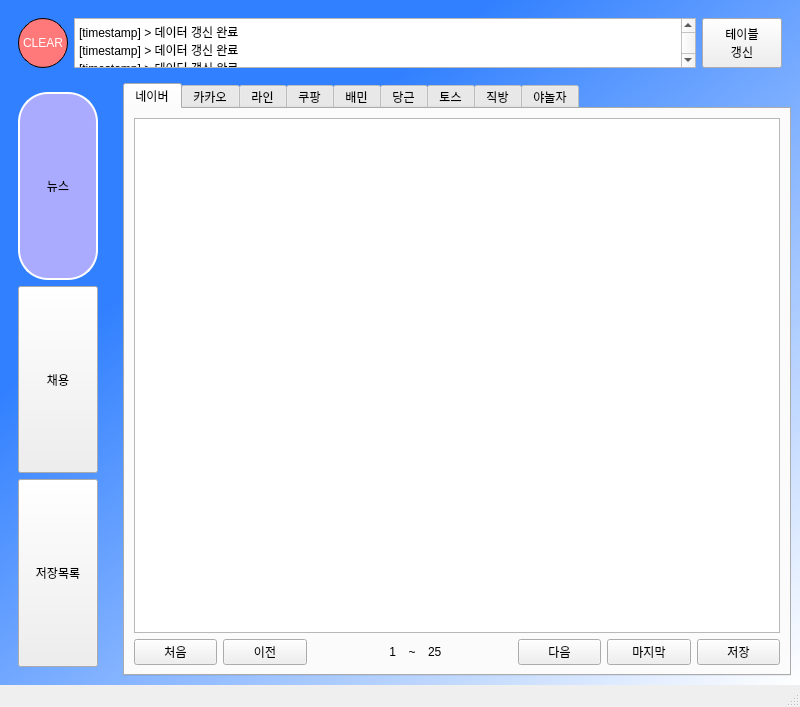
<?xml version="1.0" encoding="UTF-8"?>
<ui version="4.0">
 <class>MainWindow</class>
 <widget class="QMainWindow" name="MainWindow">
  <property name="geometry">
   <rect>
    <x>0</x>
    <y>0</y>
    <width>800</width>
    <height>707</height>
   </rect>
  </property>
  <property name="windowTitle">
   <string>MainWindow</string>
  </property>
  <widget class="QWidget" name="main_widget">
   <property name="enabled">
    <bool>true</bool>
   </property>
   <property name="styleSheet">
    <string notr="true">QWidget#main_widget{
background-color:qlineargradient(spread:pad, x1:0.318, y1:0.273, x2:1, y2:1, stop:0 rgba(49, 128, 255, 255), stop:1 rgba(255, 255, 255, 255));}</string>
   </property>
   <layout class="QGridLayout" name="gridLayout_2">
    <item row="0" column="0">
     <layout class="QVBoxLayout" name="verticalLayout">
      <item>
       <widget class="QFrame" name="formFrame">
        <property name="sizePolicy">
         <sizepolicy hsizetype="Preferred" vsizetype="Fixed">
          <horstretch>0</horstretch>
          <verstretch>0</verstretch>
         </sizepolicy>
        </property>
        <property name="minimumSize">
         <size>
          <width>0</width>
          <height>50</height>
         </size>
        </property>
        <layout class="QGridLayout" name="gridLayout_5">
         <item row="0" column="0">
          <widget class="QPushButton" name="pushButton">
           <property name="minimumSize">
            <size>
             <width>0</width>
             <height>50</height>
            </size>
           </property>
           <property name="styleSheet">
            <string notr="true">QPushButton{
	background-color: rgb(255, 120, 122);
	border-style: outset;
	border-width: 1px;
	border-radius: 25px;
	border-color: black;
	padding: 4px;
	color: rgb(255, 255, 255);
}



QPushButton::pressed{
	background-color : qradialgradient(spread:pad, cx:0.5, cy:0.5, radius:0.5, fx:0.506, fy:0.506, stop:0.1875 rgba(255, 43, 0, 255), stop:1 rgba(0, 0, 0, 255));
	border-color: white;
}</string>
           </property>
           <property name="text">
            <string>CLEAR</string>
           </property>
          </widget>
         </item>
         <item row="0" column="1">
          <widget class="QTextEdit" name="textEdit">
           <property name="sizePolicy">
            <sizepolicy hsizetype="Expanding" vsizetype="Ignored">
             <horstretch>0</horstretch>
             <verstretch>0</verstretch>
            </sizepolicy>
           </property>
           <property name="minimumSize">
            <size>
             <width>0</width>
             <height>50</height>
            </size>
           </property>
           <property name="html">
            <string>&lt;!DOCTYPE HTML PUBLIC &quot;-//W3C//DTD HTML 4.0//EN&quot; &quot;http://www.w3.org/TR/REC-html40/strict.dtd&quot;&gt;
&lt;html&gt;&lt;head&gt;&lt;meta name=&quot;qrichtext&quot; content=&quot;1&quot; /&gt;&lt;style type=&quot;text/css&quot;&gt;
p, li { white-space: pre-wrap; }
&lt;/style&gt;&lt;/head&gt;&lt;body style=&quot; font-family:'Gulim'; font-size:9pt; font-weight:400; font-style:normal;&quot;&gt;
&lt;p style=&quot; margin-top:0px; margin-bottom:0px; margin-left:0px; margin-right:0px; -qt-block-indent:0; text-indent:0px;&quot;&gt;[timestamp] &amp;gt; 데이터 갱신 완료&lt;/p&gt;
&lt;p style=&quot; margin-top:0px; margin-bottom:0px; margin-left:0px; margin-right:0px; -qt-block-indent:0; text-indent:0px;&quot;&gt;[timestamp] &amp;gt; 데이터 갱신 완료&lt;/p&gt;
&lt;p style=&quot; margin-top:0px; margin-bottom:0px; margin-left:0px; margin-right:0px; -qt-block-indent:0; text-indent:0px;&quot;&gt;[timestamp] &amp;gt; 데이터 갱신 완료&lt;/p&gt;
&lt;p style=&quot; margin-top:0px; margin-bottom:0px; margin-left:0px; margin-right:0px; -qt-block-indent:0; text-indent:0px;&quot;&gt;[timestamp] &amp;gt; 데이터 갱신 완료&lt;/p&gt;
&lt;p style=&quot; margin-top:0px; margin-bottom:0px; margin-left:0px; margin-right:0px; -qt-block-indent:0; text-indent:0px;&quot;&gt;[timestamp] &amp;gt; 데이터 갱신 완료&lt;/p&gt;
&lt;p style=&quot; margin-top:0px; margin-bottom:0px; margin-left:0px; margin-right:0px; -qt-block-indent:0; text-indent:0px;&quot;&gt;[timestamp] &amp;gt; 데이터 갱신 완료&lt;/p&gt;
&lt;p style=&quot; margin-top:0px; margin-bottom:0px; margin-left:0px; margin-right:0px; -qt-block-indent:0; text-indent:0px;&quot;&gt;[timestamp] &amp;gt; 데이터 갱신 완료&lt;/p&gt;
&lt;p style=&quot; margin-top:0px; margin-bottom:0px; margin-left:0px; margin-right:0px; -qt-block-indent:0; text-indent:0px;&quot;&gt;[timestamp] &amp;gt; 데이터 갱신 완료&lt;/p&gt;
&lt;p style=&quot; margin-top:0px; margin-bottom:0px; margin-left:0px; margin-right:0px; -qt-block-indent:0; text-indent:0px;&quot;&gt;[timestamp] &amp;gt; 데이터 갱신 완료&lt;/p&gt;
&lt;p style=&quot; margin-top:0px; margin-bottom:0px; margin-left:0px; margin-right:0px; -qt-block-indent:0; text-indent:0px;&quot;&gt;[timestamp] &amp;gt; 데이터 갱신 완료&lt;/p&gt;
&lt;p style=&quot; margin-top:0px; margin-bottom:0px; margin-left:0px; margin-right:0px; -qt-block-indent:0; text-indent:0px;&quot;&gt;[timestamp] &amp;gt; 데이터 갱신 완료&lt;/p&gt;&lt;/body&gt;&lt;/html&gt;</string>
           </property>
          </widget>
         </item>
         <item row="0" column="2">
          <widget class="QPushButton" name="pushButton_10">
           <property name="minimumSize">
            <size>
             <width>0</width>
             <height>50</height>
            </size>
           </property>
           <property name="text">
            <string>테이블
갱신</string>
           </property>
          </widget>
         </item>
        </layout>
       </widget>
      </item>
      <item>
       <layout class="QGridLayout" name="gridLayout">
        <item row="0" column="2">
         <widget class="QTabWidget" name="tabWidget">
          <property name="styleSheet">
           <string notr="true">selection-color: rgb(255, 0, 0);</string>
          </property>
          <property name="currentIndex">
           <number>0</number>
          </property>
          <widget class="QWidget" name="tab">
           <attribute name="icon">
            <iconset>
             <normaloff>../../../../../Users/dlals/Downloads/Untitled.png</normaloff>../../../../../Users/dlals/Downloads/Untitled.png</iconset>
           </attribute>
           <attribute name="title">
            <string>네이버</string>
           </attribute>
           <layout class="QGridLayout" name="gridLayout_4">
            <item row="2" column="0">
             <layout class="QHBoxLayout" name="horizontalLayout">
              <property name="sizeConstraint">
               <enum>QLayout::SetDefaultConstraint</enum>
              </property>
              <item>
               <widget class="QPushButton" name="pushButton_8">
                <property name="text">
                 <string>처음</string>
                </property>
               </widget>
              </item>
              <item>
               <widget class="QPushButton" name="pushButton_6">
                <property name="text">
                 <string>이전</string>
                </property>
               </widget>
              </item>
              <item>
               <widget class="QLabel" name="label">
                <property name="text">
                 <string>1</string>
                </property>
                <property name="alignment">
                 <set>Qt::AlignRight|Qt::AlignTrailing|Qt::AlignVCenter</set>
                </property>
               </widget>
              </item>
              <item>
               <widget class="QLabel" name="label_2">
                <property name="maximumSize">
                 <size>
                  <width>20</width>
                  <height>16777215</height>
                 </size>
                </property>
                <property name="text">
                 <string>~</string>
                </property>
                <property name="alignment">
                 <set>Qt::AlignCenter</set>
                </property>
               </widget>
              </item>
              <item>
               <widget class="QLabel" name="label_3">
                <property name="text">
                 <string>25</string>
                </property>
               </widget>
              </item>
              <item>
               <widget class="QPushButton" name="pushButton_5">
                <property name="text">
                 <string>다음</string>
                </property>
               </widget>
              </item>
              <item>
               <widget class="QPushButton" name="pushButton_9">
                <property name="text">
                 <string>마지막</string>
                </property>
               </widget>
              </item>
              <item>
               <widget class="QPushButton" name="pushButton_7">
                <property name="text">
                 <string>저장</string>
                </property>
               </widget>
              </item>
             </layout>
            </item>
            <item row="0" column="0">
             <widget class="QTableView" name="naver_table">
              <property name="gridStyle">
               <enum>Qt::DashLine</enum>
              </property>
             </widget>
            </item>
           </layout>
          </widget>
          <widget class="QWidget" name="tab_2">
           <attribute name="title">
            <string>카카오</string>
           </attribute>
          </widget>
          <widget class="QWidget" name="tab_3">
           <property name="styleSheet">
            <string notr="true"/>
           </property>
           <attribute name="title">
            <string>라인</string>
           </attribute>
          </widget>
          <widget class="QWidget" name="tab_4">
           <attribute name="title">
            <string>쿠팡</string>
           </attribute>
          </widget>
          <widget class="QWidget" name="tab_5">
           <attribute name="title">
            <string>배민</string>
           </attribute>
          </widget>
          <widget class="QWidget" name="tab_6">
           <attribute name="title">
            <string>당근</string>
           </attribute>
          </widget>
          <widget class="QWidget" name="tab_7">
           <attribute name="title">
            <string>토스</string>
           </attribute>
          </widget>
          <widget class="QWidget" name="tab_8">
           <attribute name="title">
            <string>직방</string>
           </attribute>
          </widget>
          <widget class="QWidget" name="tab_9">
           <attribute name="title">
            <string>야놀자</string>
           </attribute>
          </widget>
         </widget>
        </item>
        <item row="0" column="1">
         <spacer name="horizontalSpacer">
          <property name="orientation">
           <enum>Qt::Horizontal</enum>
          </property>
          <property name="sizeType">
           <enum>QSizePolicy::Fixed</enum>
          </property>
          <property name="sizeHint" stdset="0">
           <size>
            <width>10</width>
            <height>20</height>
           </size>
          </property>
         </spacer>
        </item>
        <item row="0" column="0">
         <widget class="QFrame" name="verticalFrame_2">
          <layout class="QGridLayout" name="gridLayout_3">
           <item row="1" column="0">
            <widget class="QPushButton" name="pushButton_3">
             <property name="sizePolicy">
              <sizepolicy hsizetype="Minimum" vsizetype="Expanding">
               <horstretch>0</horstretch>
               <verstretch>0</verstretch>
              </sizepolicy>
             </property>
             <property name="text">
              <string>채용</string>
             </property>
            </widget>
           </item>
           <item row="0" column="0">
            <widget class="QPushButton" name="pushButton_2">
             <property name="sizePolicy">
              <sizepolicy hsizetype="Minimum" vsizetype="Expanding">
               <horstretch>0</horstretch>
               <verstretch>0</verstretch>
              </sizepolicy>
             </property>
             <property name="styleSheet">
              <string notr="true">QPushButton{
	background-color: rgb(170, 170, 255);
	border-style: outset;
	border-width: 2px;
	border-radius: 30px;
	border-color: white;
	padding: 4px;
}

QPushButton::pressed{
	background-color : rgb(151, 151, 227);
}</string>
             </property>
             <property name="text">
              <string>뉴스</string>
             </property>
            </widget>
           </item>
           <item row="2" column="0">
            <widget class="QPushButton" name="pushButton_4">
             <property name="sizePolicy">
              <sizepolicy hsizetype="Minimum" vsizetype="Expanding">
               <horstretch>0</horstretch>
               <verstretch>0</verstretch>
              </sizepolicy>
             </property>
             <property name="text">
              <string>저장목록</string>
             </property>
            </widget>
           </item>
          </layout>
         </widget>
        </item>
       </layout>
      </item>
     </layout>
    </item>
   </layout>
  </widget>
  <widget class="QMenuBar" name="menubar">
   <property name="geometry">
    <rect>
     <x>0</x>
     <y>0</y>
     <width>800</width>
     <height>21</height>
    </rect>
   </property>
  </widget>
  <widget class="QStatusBar" name="statusbar"/>
 </widget>
 <resources/>
 <connections/>
</ui>
